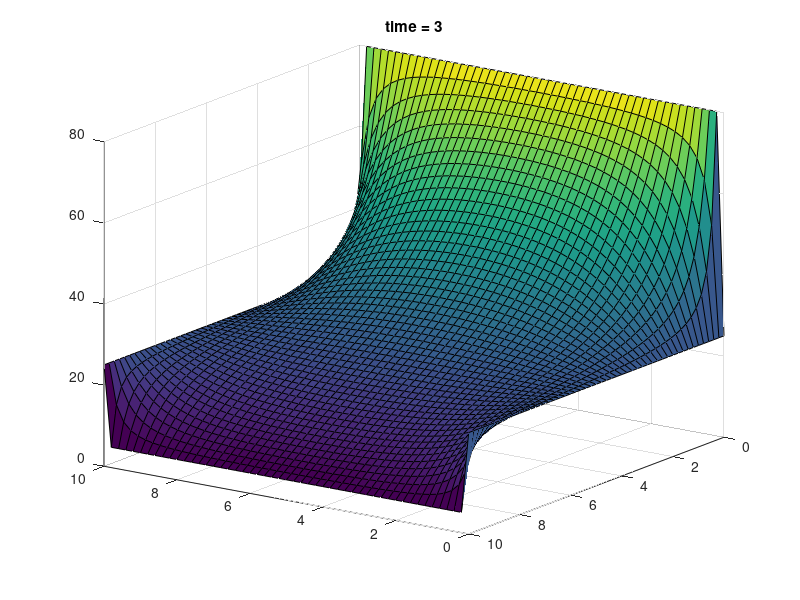

This figure's MATLAB source:
% Numerical solution for diffusion equation
% in 2 dimension

function Diff2D

D = 2;
dt = .005;
dx = .2;
time = 3;

L = D*dt/(dx^2);
Nmax = 1 + time/dt;
Kmax = 1 + 10/dx;

u( 1:Kmax, 1:Kmax ) = 25; % IC
u( 1, : ) = 5;     % Top BC
u( Kmax, : ) = 80; % Bottom BC
u( :, 1 ) = 25;   % Left BC
u( :, Kmax ) = 25; % Right BC

[x,y] = meshgrid( 0:dx:10, 10:-dx:0 );
surf(x,y,u);
view(215,20);

for n = 1:Nmax
  for i = 2:(Kmax-1)
    for j = 2:(Kmax-1)    
      v(i,j) = (1-4*L)*u(i,j)+L*u(i-1,j)+L*u(i+1,j)+L*u(i,j-1)+L*u(i,j+1);
    end
  end
  u(2:Kmax-1,2:Kmax-1) = v(2:Kmax-1,2:Kmax-1);  
  surf(x,y,u);
  view(215,20);
  title(['time = ' num2str(dt*(n-1))]);
  pause(1e-10);
end
